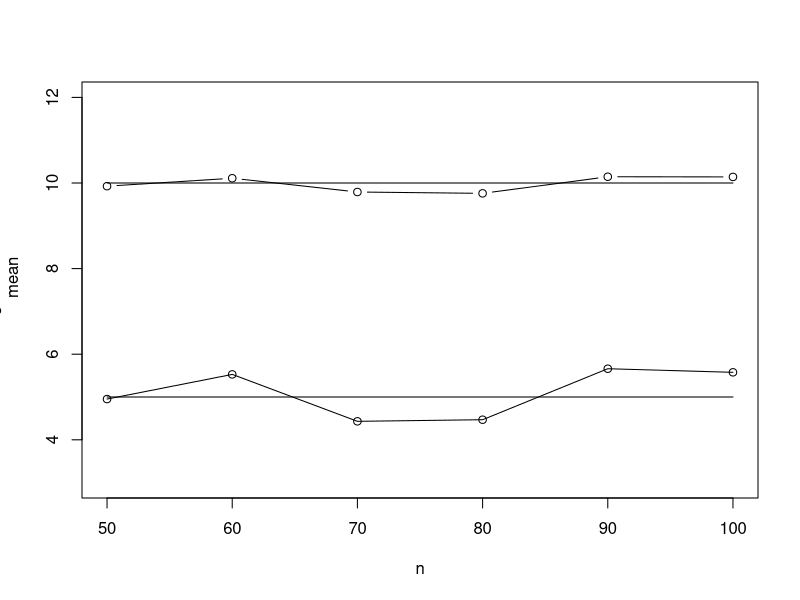
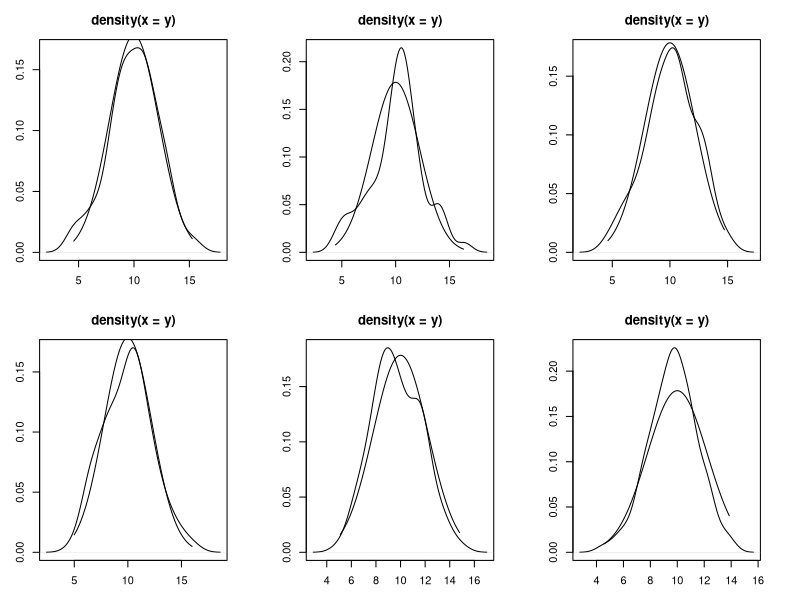

Write the R code that produced these figures, in order.
rm(list = ls())
lcg_custom <- function(seed, a, c, m, n = 10) {
    x <- vector(length = n)
    x[1] <- seed
    for (i in 2:n) {
        x[i] <- (a * x[i-1] + c) %% m
    }
    x
}
lcg_custom(5, 2, 6, 7)

#pada interval 0,1
lcg_cont <- function(seed, a, c, m, n=10) {
    x <- vector(length = n)
    x[1] <- seed
    for (i in 2:n) {
        val <- (a * x[i-1] + c) %% m
        x[i] <- val/m
    }
    x
}

test_generate <- function(data, m = 6) {
    
}
#number of test
m <- 6
ydat<-matrix(0,m,5)
#set column 2 as mean theoritic
ydat[,2]<-10
#set column 3 as var theoritic
ydat[,3]<-5
#set col-1 to var size, col-4 mean, col-5 var
for(i in 1:m){
    n<-10*(i+4)
    ydat[i,1]<-n
    y<-rnorm(n,10,sqrt(5))
    ydat[i,4]<-mean(y)
    ydat[i,5]<-var(y)
}
plot(ydat[,1],ydat[,4],type='b',xlab='n',ylab='ragam dan
     mean',ylim=c(3,12))

lines(ydat[,1],ydat[,2])

points(ydat[,1],ydat[,5])
lines(ydat[,1],ydat[,5])
lines(ydat[,1],ydat[,3])

m<-6
#par set mar=margin of vector length 4, mfrow=multi panel plot
par(mfrow=c(2,3),mar=rep(3,4))
ydat<-matrix(0,m,5)
for(i in 1:m){
    n<-10*(i+4)
    ydat[i,1]<-n
    y<-rnorm(n,10,sqrt(5))
    ydat[i,4]<-mean(y)
    ydat[i,5]<-var(y)
    xd<-seq(min(y),max(y),0.1)
    #create cumulative from xd
    yd<-dnorm(xd,10,sqrt(5))
    plot(density(y))
    #plot line from theoritical normal
    lines(xd,yd)
}